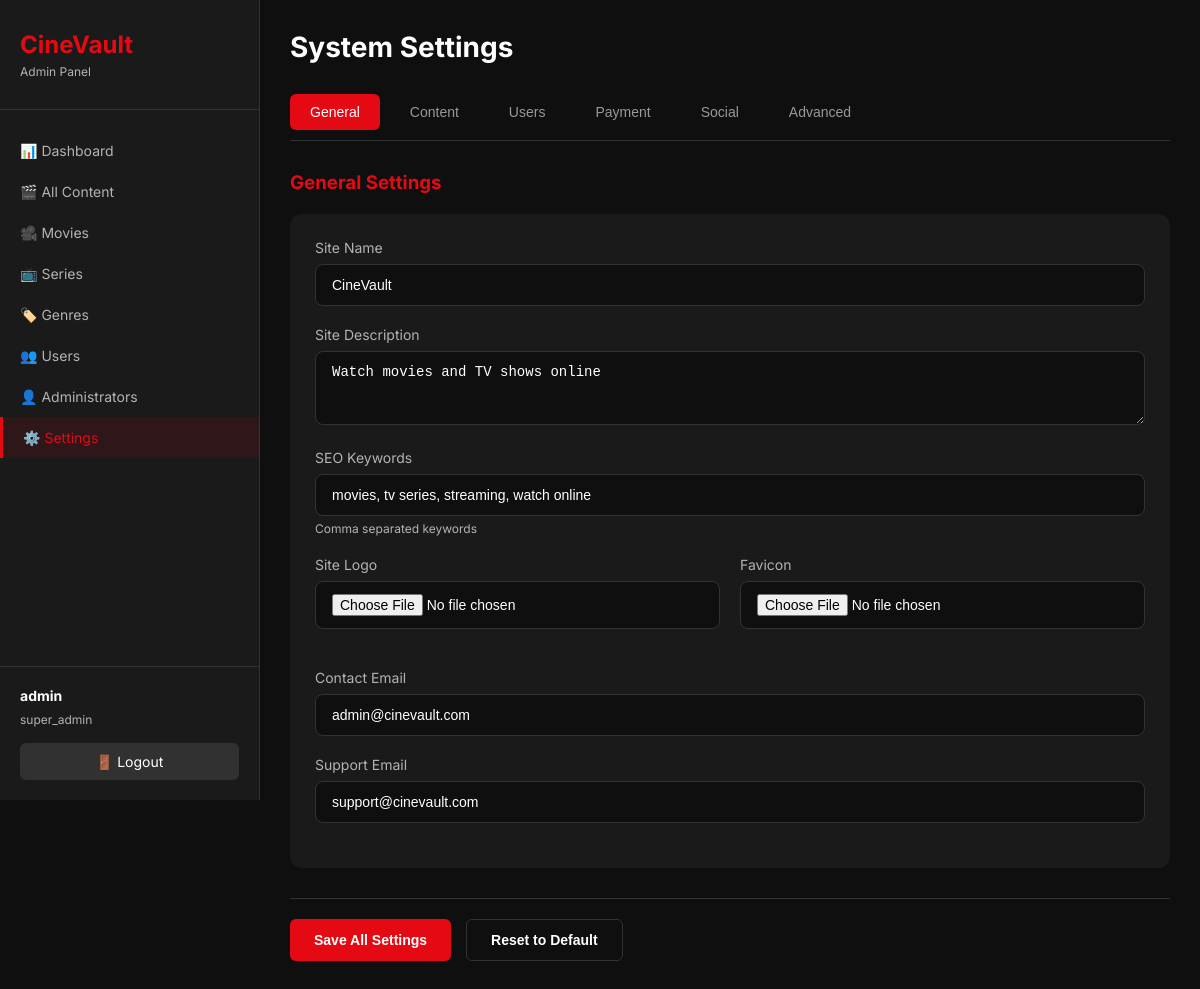
Screenshot of /admin/settings.php (signed in) with the database file from the repository.
### tables this page shows
CREATE TABLE `settings` (
  `id` int(11) NOT NULL,
  `setting_key` varchar(100) NOT NULL,
  `setting_value` text DEFAULT NULL,
  `setting_type` enum('text','number','boolean','json') DEFAULT 'text',
  `description` text DEFAULT NULL,
  `updated_at` timestamp NOT NULL DEFAULT current_timestamp() ON UPDATE current_timestamp()
);

### admin/settings.php (the view, shortened to what this page needs)
<?php
$db = getDB();
$db->query("CREATE TABLE IF NOT EXISTS settings (
    id INT PRIMARY KEY AUTO_INCREMENT,
    setting_key VARCHAR(100) UNIQUE NOT NULL,
    setting_value TEXT,
    setting_type ENUM('text', 'number', 'boolean', 'json') DEFAULT 'text',
    description TEXT,
    updated_at TIMESTAMP DEFAULT CURRENT_TIMESTAMP ON UPDATE CURRENT_TIMESTAMP
)");
$settings = [];
$result = $db->query("SELECT * FROM settings ORDER BY setting_key");
while ($row = $result->fetch_assoc()) {
    $settings[$row['setting_key']] = $row;
}
?>
<!DOCTYPE html>
<html lang="en">
<head>
    <link rel="stylesheet" href="assets/admin.css">
    <link rel="stylesheet" href="css/settings.css">
</head>
<body>
    <div class="admin-container">
        <aside class="sidebar">
            <div class="sidebar-header">
                <h1>CineVault</h1>
                <p>Admin Panel</p>
            </div>
            <nav class="sidebar-nav">
                <a href="dashboard.php">📊 Dashboard</a>
                <a href="content.php">🎬 All Content</a>
                <a href="movies.php">🎥 Movies</a>
                <a href="series.php">📺 Series</a>
                <a href="genres.php">🏷️ Genres</a>
                <a href="users.php">👥 Users</a>
                <a href="admins.php">👤 Administrators</a>
                <a href="settings.php" class="active">⚙️ Settings</a>
            </nav>
            <div class="sidebar-footer">
                <div class="admin-info">
                    <strong><?php echo $_SESSION['admin_username']; ?></strong>
                    <span><?php echo $_SESSION['admin_role']; ?></span>
                </div>
                <a href="api/logout.php" class="logout-btn">🚪 Logout</a>
            </div>
        </aside>
        <main class="main-content">
            <header class="content-header">
                <h2>System Settings</h2>
            </header>
            <form method="POST" enctype="multipart/form-data" class="settings-form">
                <div class="settings-tabs">
                    <button type="button" class="tab-btn active" onclick="switchTab('general')">General</button>
                    <button type="button" class="tab-btn" onclick="switchTab('content')">Content</button>
                    <button type="button" class="tab-btn" onclick="switchTab('users')">Users</button>
                    <button type="button" class="tab-btn" onclick="switchTab('payment')">Payment</button>
                    <button type="button" class="tab-btn" onclick="switchTab('social')">Social</button>
                    <button type="button" class="tab-btn" onclick="switchTab('advanced')">Advanced</button>
                </div>
                <div id="general-tab" class="tab-pane active">
                    <h3>General Settings</h3>
                    <div class="settings-group">
                        <div class="form-group">
                            <label>Site Name</label>
                            <input type="text" name="setting_site_name" value="<?php echo $settings['site_name']['setting_value'] ?? 'CineVault'; ?>">
                        </div>
                        <div class="form-group">
                            <label>Site Description</label>
                            <textarea name="setting_site_description" rows="3"><?php echo $settings['site_description']['setting_value'] ?? ''; ?></textarea>
                        </div>
                        <div class="form-group">
                            <label>SEO Keywords</label>
                            <input type="text" name="setting_site_keywords" value="<?php echo $settings['site_keywords']['setting_value'] ?? ''; ?>">
                            <small>Comma separated keywords</small>
                        </div>
                        <div class="form-row">
                            <div class="form-group">
                                <label>Site Logo</label>
                                <input type="file" name="site_logo" accept="image/*">
                            </div>
                            <div class="form-group">
                                <label>Favicon</label>
                                <input type="file" name="favicon" accept="image/x-icon,image/png">
                            </div>
                        </div>
                        <div class="form-group">
                            <label>Contact Email</label>
                            <input type="email" name="setting_contact_email" value="<?php echo $settings['contact_email']['setting_value'] ?? ''; ?>">
                        </div>
                        <div class="form-group">
                            <label>Support Email</label>
                            <input type="email" name="setting_support_email" value="<?php echo $settings['support_email']['setting_value'] ?? ''; ?>">
                        </div>
                    </div>
                </div>
                <div class="form-actions">
                    <button type="submit" class="btn-primary">Save All Settings</button>
                    <button type="reset" class="btn-secondary">Reset to Default</button>
                </div>
            </form>
        </main>
    </div>
</body>
</html>

### admin/assets/admin.css (style rules this page uses)
:root { --primary: #e50914; --primary-dark: #b2070f; --sidebar-bg: #1a1a1a; --content-bg: #0f0f0f; --text: #ffffff; --text-secondary: #b3b3b3; --border: #333333; --success: #4caf50; --danger: #f44336; --warning: #ff9800; }
* { margin: 0; padding: 0; box-sizing: border-box; }
body { font-family: 'Inter', sans-serif; background: var(--content-bg); color: var(--text); }
.admin-container { display: flex; min-height: 100vh; }
.sidebar { width: 260px; background: var(--sidebar-bg); border-right: 1px solid var(--border); display: flex; flex-direction: column; position: fixed; height: 100vh; overflow-y: auto; }
.sidebar-header { padding: 30px 20px; border-bottom: 1px solid var(--border); }
.sidebar-header h1 { color: var(--primary); font-size: 24px; margin-bottom: 5px; }
.sidebar-header p { color: var(--text-secondary); font-size: 12px; }
.sidebar-nav { flex: 1; padding: 20px 0; }
.sidebar-nav a { display: flex; align-items: center; gap: 12px; padding: 12px 20px; color: var(--text-secondary); text-decoration: none; transition: all 0.3s; font-size: 14px; }
.sidebar-nav a:hover, .sidebar-nav a.active { background: rgba(229, 9, 20, 0.1); color: var(--primary); border-left: 3px solid var(--primary); }
.sidebar-footer { padding: 20px; border-top: 1px solid var(--border); }
.admin-info { margin-bottom: 15px; }
.admin-info strong { display: block; font-size: 14px; margin-bottom: 4px; }
.admin-info span { font-size: 12px; color: var(--text-secondary); }
.logout-btn { display: block; padding: 10px; background: rgba(255, 255, 255, 0.1); color: var(--text); text-decoration: none; border-radius: 6px; font-size: 14px; text-align: center; transition: background 0.3s; }
.main-content { flex: 1; margin-left: 260px; padding: 30px; }
.content-header { display: flex; justify-content: space-between; align-items: center; margin-bottom: 30px; }
.content-header h2 { font-size: 28px; }
.btn-primary { background: var(--primary); color: white; border: none; border-radius: 6px; padding: 12px 24px; font-size: 14px; font-weight: 600; cursor: pointer; text-decoration: none; display: inline-block; transition: background 0.3s; }
.btn-secondary { background: transparent; color: var(--text); border: 1px solid var(--border); border-radius: 6px; padding: 12px 24px; font-size: 14px; font-weight: 600; cursor: pointer; text-decoration: none; display: inline-block; transition: all 0.3s; }
.tab-btn { background: none; border: none; color: var(--text-secondary); padding: 10px 20px; font-size: 14px; cursor: pointer; border-radius: 6px; transition: all 0.3s; }
.tab-btn.active { background: var(--primary); color: white; }
.form-row { display: grid; grid-template-columns: 1fr 1fr; gap: 20px; margin-bottom: 20px; }
.form-group { margin-bottom: 20px; }
.form-group label { display: block; margin-bottom: 8px; font-size: 14px; color: var(--text-secondary); }
.form-group input, .form-group select, .form-group textarea { width: 100%; padding: 12px 16px; background: var(--content-bg); border: 1px solid var(--border); border-radius: 8px; color: var(--text); font-size: 14px; }
.form-group small { display: block; margin-top: 5px; color: var(--text-secondary); font-size: 12px; }
.form-actions { margin-top: 30px; padding-top: 20px; border-top: 1px solid var(--border); display: flex; gap: 15px; }

### admin/css/settings.css (style rules this page uses)
.settings-tabs { display: flex; gap: 10px; margin-bottom: 30px; border-bottom: 1px solid #333; padding-bottom: 10px; flex-wrap: wrap; }
.tab-btn { padding: 10px 20px; background: none; border: none; color: #999; cursor: pointer; border-radius: 6px; transition: all 0.3s; }
.tab-btn.active { background: #e50914; color: white; }
.tab-pane { display: none; }
.tab-pane.active { display: block; }
.tab-pane h3 { margin-bottom: 20px; color: #e50914; }
.settings-group { background: #1a1a1a; border-radius: 12px; padding: 25px; margin-bottom: 30px; }
.form-row { display: grid; grid-template-columns: 1fr 1fr; gap: 20px; }
.form-actions { margin-top: 30px; padding-top: 20px; border-top: 1px solid #333; display: flex; gap: 15px; }

### rows the page displays
settings: setting_site_name "CineVault"
settings: setting_site_description "Watch movies and TV shows online"
settings: setting_site_keywords "movies, tv series, streaming, watch online"
settings: setting_contact_email "admin@cinevault.com"
settings: setting_support_email "support@cinevault.com"

### other values shown
$_SESSION['admin_username'] "admin"
$_SESSION['admin_role'] "super_admin"
